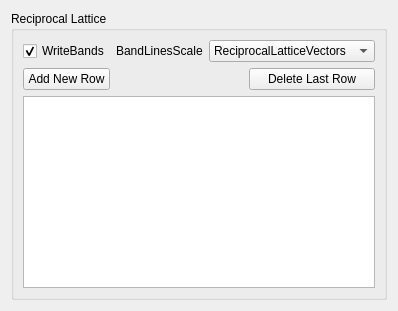
                <widget class="QWidget" name="tab_8">
                 <attribute name="title">
                  <string>Bands</string>
                 </attribute>
                 <layout class="QGridLayout" name="gridLayout_43">
                  <item row="0" column="0">
                   <widget class="QGroupBox" name="groupBoxBandsBrillouin">
                    <property name="sizePolicy">
                     <sizepolicy hsizetype="Preferred" vsizetype="Preferred">
                      <horstretch>1</horstretch>
                      <verstretch>0</verstretch>
                     </sizepolicy>
                    </property>
                    <property name="title">
                     <string>Reciprocal Lattice</string>
                    </property>
                    <layout class="QGridLayout" name="gridLayout_42">
                     <item row="0" column="0">
                      <widget class="QCheckBox" name="WriteBandsCheck">
                       <property name="layoutDirection">
                        <enum>Qt::LeftToRight</enum>
                       </property>
                       <property name="text">
                        <string>WriteBands</string>
                       </property>
                       <property name="checked">
                        <bool>true</bool>
                       </property>
                      </widget>
                     </item>
                     <item row="0" column="1" colspan="2">
                      <layout class="QHBoxLayout" name="horizontalLayout_34">
                       <item>
                        <widget class="QLabel" name="label_101">
                         <property name="text">
                          <string>BandLinesScale</string>
                         </property>
                        </widget>
                       </item>
                       <item>
                        <widget class="QComboBox" name="BandLinesScaleCombo">
                         <property name="currentIndex">
                          <number>0</number>
                         </property>
                         <item>
                          <property name="text">
                           <string>ReciprocalLatticeVectors</string>
                          </property>
                         </item>
                        </widget>
                       </item>
                      </layout>
                     </item>
                     <item row="1" column="2">
                      <widget class="QPushButton" name="BrillouinDeleteLastButton">
                       <property name="text">
                        <string>Delete Last Row</string>
                       </property>
                      </widget>
                     </item>
                     <item row="2" column="0" colspan="3">
                      <widget class="QTableView" name="BrillouinTableView">
                       <property name="sizePolicy">
                        <sizepolicy hsizetype="Preferred" vsizetype="Preferred">
                         <horstretch>4</horstretch>
                         <verstretch>1</verstretch>
                        </sizepolicy>
                       </property>
                      </widget>
                     </item>
                     <item row="1" column="0">
                      <widget class="QPushButton" name="BrillouinAddNewButton">
                       <property name="text">
                        <string>Add New Row</string>
                       </property>
                      </widget>
                     </item>
                    </layout>
                   </widget>
                  </item>
                 </layout>
                </widget>
